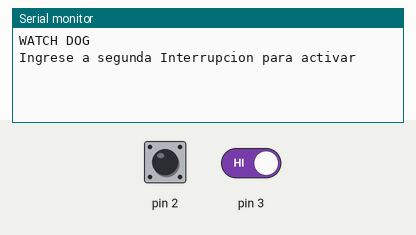
Recording of a sketch running on a simulated Arduino Uno, built with avr-gcc and run on an emulated ATmega328P. Parts: the last lines printed to the serial monitor. The inputs (shaded band) are chosen by the test bench; at power-on: pin 2 HIGH, pin 3 HIGH.

Above: at 1.2 s.
1.3 s: pin 2 driven LOW
At 2.3 s:
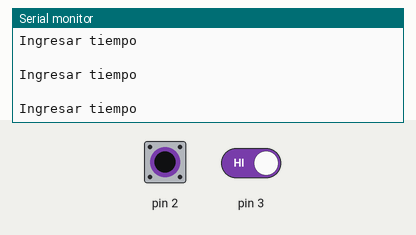
2.8 s: pin 2 driven HIGH and pin 3 driven LOW
At 3.3 s:
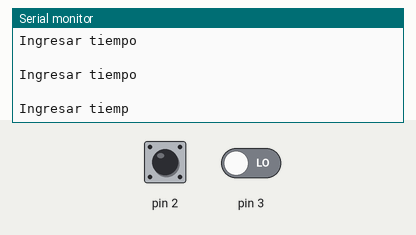
4.3 s: pin 3 driven HIGH
At 5.1 s:
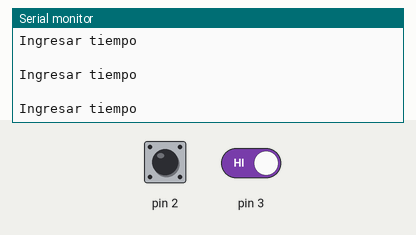

The sketch:

DEBER_WDT.ino
```cpp
/*UNIVERSIDDAD TÉCNICA DEL NORTE
          FICA CIERCOM
   NOMBRE:MAX CÓNDOR
   DEBER WDT
   Realizar un programa que mediante comunicación serial
   ingrese el tiempo de reset del arduino de la siguiente
   forma: A-> 1 s B-> 2s C-> 4s D-> 8s
   Hay que tener en cuenta que el sistema puede
   ser re configurado la veces necesarias(interrupciones)
*/
#include <avr/wdt.h>
#include <EEPROM.h>
#include <TimerOne.h>   //librerias

String tiempo;
int in = 0;
int cont = 0;
int on = 0;
void setup() {
  Serial.begin(9600);
  attachInterrupt(0, menu, LOW);
  attachInterrupt(1, inicio, LOW);
  Serial.println("WATCH DOG");
  Serial.println("Ingrese a segunda Interrupcion para activar");
  Timer1.stop();
  cont = 0;
  in = 0;
  tiempo = " ";

}

void loop() {
  if (on == 1) {
    if (Serial.available() > 0 ) {
      tiempo = Serial.readString();
      Timer1.initialize(1000000);
      Timer1.attachInterrupt(conteo);
    }

  }
}

void menu() {
  switch (on) {
    case 0:
      Serial.println("Ingresar tiempo");
      on++;
      break;
    case 1:
      Serial.println(" ");
      on = 0;
      break;

  }
}
void conteo() {
  cont++;
  if (in == 1) {
    if (tiempo == "A") {
      Serial.println(String(2 - cont));
    }
    if (tiempo == "B") {
      Serial.println(String(3 - cont));
    }
    if (tiempo == "C") {
      Serial.println(String(5 - cont));
    }
    if (tiempo == "D") {
      Serial.println(String(9 - cont));
    }
  }
}
void inicio() {
  in++;
  if (tiempo == "A" && in == 1) {
    Serial.println("Reinicio 1S");
    wdt_enable(WDTO_1S);
  }
  if (tiempo == "B" && in == 1) {
    Serial.println("Reinicio 2S");
    wdt_enable(WDTO_2S);
  }
  if (tiempo == "C" && in == 1) {
    Serial.println("Reinicio 4S");
    wdt_enable(WDTO_4S);
  }
  if (tiempo == "D" && in == 1) {
    Serial.println("Reinicio 8S");
    wdt_enable(WDTO_8S);
  }
}
```

Measured:
- after the input at 1.3 s, the serial monitor: prints a new line at once (image 1)
- after the input at 4.3 s, the serial monitor: prints a new line at once (image 3)
